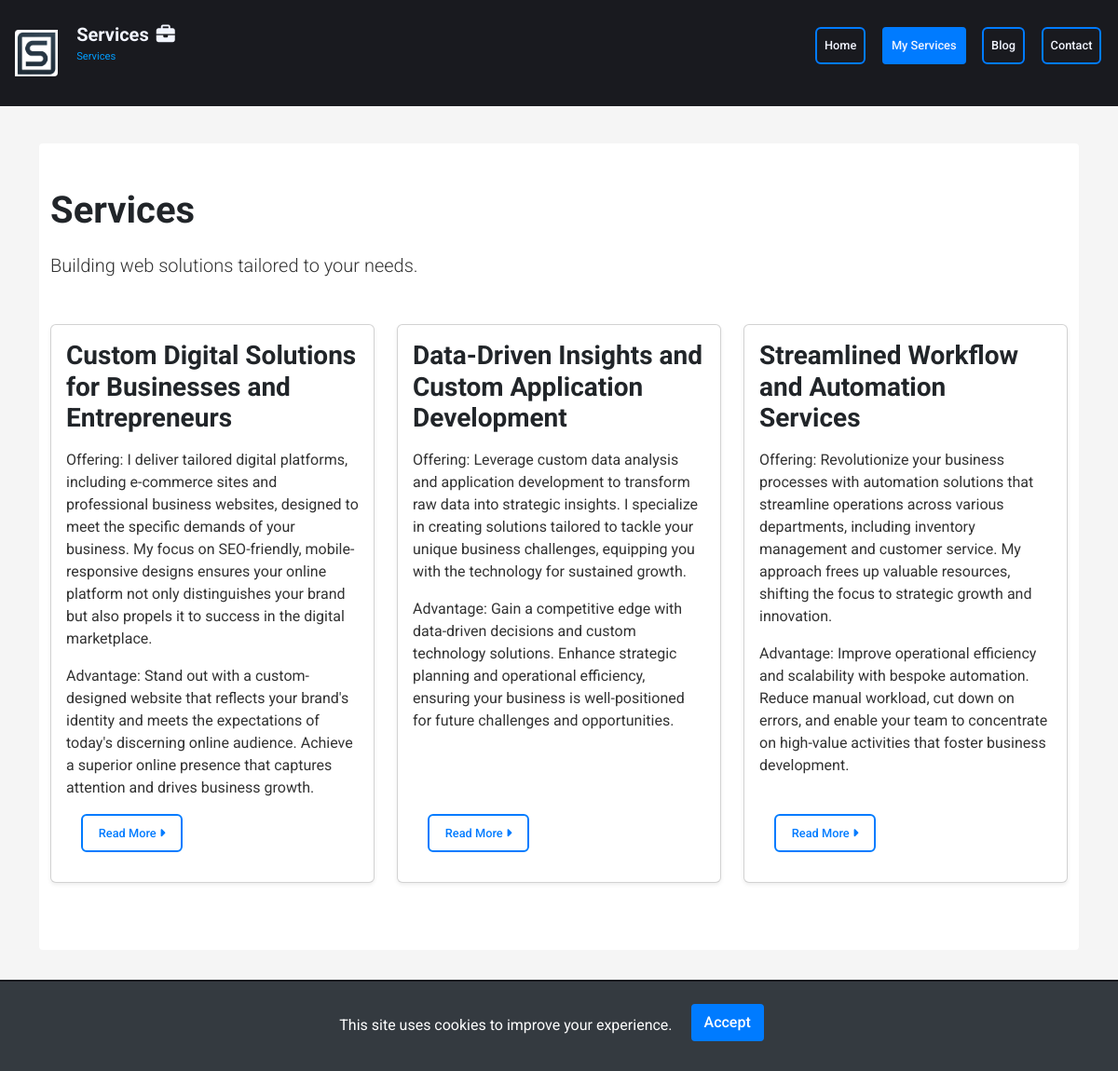
Page /services/ on the committed database.
### services/models.py (models this page shows, shortened)
class Service(models.Model):
    title = models.CharField(max_length=200, unique=True)
    short_description = models.TextField(default='No short description provided.')
    description = models.TextField()
    home_description = models.TextField(
        default='Brief overview for home page.',
        help_text='A concise description for the home page.'
    )
    link = models.URLField(max_length=200, blank=True, null=True)
    class Meta:
        verbose_name = "Service"
        verbose_name_plural = "Services"
        ordering = ['title']

### services/views.py (the view)
# urls.py: path('', services_view, name='services'),
def services_view(request):
    services_list = Service.objects.all()
    paginator = Paginator(services_list, 10)
    page_number = request.GET.get('page')
    services = paginator.get_page(page_number)
    return render(request, 'services/services.html', {'services': services})

### services/templates/services/services.html (shortened to what this page needs)
{% extends 'base.html' %}
{% block content %}
<section class="services-section py-5 bg-light">
    <div class="container">
        <header class="section-header mb-5">
            <h1 class="section-title">Services</h1>
            <p class="lead">Building web solutions tailored to your needs.</p>
        </header>
        <div class="row">
            {% for service in services %}
                <div class="col-md-4 d-flex align-items-stretch">
                    <article class="card mb-4 shadow-sm">
                        <div class="card-body d-flex flex-column">
                            <h3 class="service-title card-title mb-3">{{ service.title }}</h3>
                            <div class="service-short-description card-text">
                                {{ service.short_description|linebreaks }}
                            </div>
                            <a href="{% url 'services:service_detail' service.pk %}" class="btn btn-outline-primary mt-auto align-self-start">
                                Read More <span class="sr-only">about {{ service.title }}</span>
                                <i class="fa-solid fa-caret-right" aria-hidden="true"></i>
                            </a>
                        </div>
                    </article>
                </div>
            {% empty %}
                <div class="col-12">
                    <p class="text-center">I'm currently updating my services to bring you the latest and greatest. Check back soon!</p>
                </div>
            {% endfor %}
        </div>
    </div>
</section>
{% endblock %}

### templates/base.html (shortened to what this page needs)
<!DOCTYPE html>
{% load static %}
<html lang="en">
<head>
    <link href="https://cdnjs.cloudflare.com/ajax/libs/font-awesome/6.1.1/css/all.min.css" rel="stylesheet">
    <link rel="stylesheet" href="{% static 'css/bootstrap/bootstrap.css' %}">
    <link rel="stylesheet" href="{% static 'css/base.css' %}">
    <link rel="stylesheet" href="{% static 'css/components.css' %}">
    <link rel="stylesheet" href="{% static 'css/navigation.css' %}">
    <link rel="stylesheet" href="{% static 'css/layout.css' %}">
</head>
<body>
    <div id="cookieConsentBanner">
        This site uses cookies to improve your experience.
        <button class="btn btn-outline-primary mt-2 align-self-start" id="acceptCookies">Accept</button>
    </div>
    <div class="d-flex flex-column min-vh-100">
        <header>
            <nav class="navbar navbar-expand-lg navbar-dark bg-dark">
                <div class="container-fluid justify-content-between">
                    <a class="navbar-brand" href="#">
                        <img src="{% static 'img/sandorgyorfi_logo.jpg' %}" alt="Sándor Győrfi Logo" width="30"
                            height="24" class="d-inline-block align-text-top">
                        <div class="title-container">
                            <div class="navbar-title" id="navbar-title"></div>
                            <div class="navbar-subtitle" id="navbar-subtitle"></div>
                        </div>
                    </a>
                    <div class="collapse navbar-collapse" id="navbarNavAltMarkup">
                        <div class="navbar-nav ms-auto">
                            <a class="nav-link btn btn-outline-primary mt-auto align-self-start" href="{% url 'home' %}"
                                data-section="home">Home</a>
                            <a class="nav-link btn btn-outline-primary mt-auto align-self-start"
                                href="{% url 'services:services' %}" data-section="services">My Services</a>
                            <a class="nav-link btn btn-outline-primary mt-auto align-self-start"
                                href="{% url 'blog:blogpost_list' %}" data-section="blog">Blog</a>
                            <a class="nav-link btn btn-outline-primary mt-auto align-self-start"
                                href="{% url 'contact' %}" data-section="appointments">Contact</a>
                        </div>
                    </div>
                </div>
            </nav>
        </header>
        <main class="container mt-4 flex-grow-1">
            {% block content %}
            {% endblock %}
        </main>
        <footer class="footer mt-auto py-1 bg-dark text-white">
            <div class="container">
                <div class="row align-items-center">
                    <div class="col-12 col-md-6 text-center text-md-left mb-3 mb-md-0">
                        <a href="{% url 'home' %}" class="footer-logo-link">
                        </a>
                        <span class="footer-text">&copy; {% now "Y" %} Sandor Gyorfi | All rights reserved.</span>
                    </div>
                    <nav class="social-icons col-12 col-md-6 text-center text-md-right" aria-labelledby="social-media">
                        <a href="https://www.linkedin.com" target="_blank" rel="noopener" class="text-white mx-2"
                            aria-label="LinkedIn">
                        </a>
                        <a href="https://github.com" target="_blank" rel="noopener" class="text-white mx-2"
                            aria-label="GitHub">
                        </a>
                        <a href="https://www.tiktok.com" target="_blank" rel="noopener" class="text-white mx-2"
                            aria-label="TikTok">
                        </a>
                        <a href="https://x.com" target="_blank" rel="noopener" class="text-white mx-2" aria-label="X">
                        </a>
                    </nav>
                </div>
            </div>
        </footer>
    </div>
</body>
</html>

### static/css/base.css (style rules this page uses)
* { margin: 0; padding: 0; box-sizing: border-box; }
body { font-family: 'Roboto', Arial, sans-serif; font-size: 1rem; line-height: 1.6; color: #333; background-color: #f5f5f5; }
h1, h2, h3, h4, h5, h6 { margin-top: 0; margin-bottom: 0.5em; color: #212529; font-weight: 700; }
h1 { font-size: 2.5rem; }
h3 { font-size: 1.75rem; }
p { margin-bottom: 1rem; font-size: 1rem; line-height: 1.5; color: #333; }
a { color: #007bff; text-decoration: none; transition: color 0.3s ease; }
.text-center { text-align: center; }
.mt-2 { margin-top: 0.5rem; }
.mb-3 { margin-bottom: 1rem; }
.mt-4 { margin-top: 1.5rem; }
.mb-4 { margin-bottom: 1.5rem; }
.mb-5 { margin-bottom: 3rem; }

### static/css/components.css (style rules this page uses)
.btn { background-color: #343a40; color: #ffffff; border: 2px solid transparent; padding: 0.55rem 1.05rem; font-size: 0.8rem; border-radius: 0.375rem; transition: all 0.3s ease; cursor: pointer; font-weight: 500; margin: 1rem; }
.btn-outline-primary { color: #007bff; background-color: transparent; border-color: #007bff; }
.card-title { margin-bottom: 0.5rem; }
.card-text { flex-grow: 1; }

### static/css/navigation.css (style rules this page uses)
.navbar { background-color: #191a1f !important; padding: 1rem 0rem; margin-bottom: 1rem; }
.navbar-brand { color: #f2f5ff !important; font-weight: 700; transition: color 0.3s ease; }
.navbar-nav .nav-link { color: #f2f5ff !important; margin-right: 0.1rem; transition: color 0.3s ease; }
.navbar-nav .nav-active, .navbar-nav .nav-link.active { color: #f2f5ff !important; background-color: #007bff !important; border-radius: 0.25rem; }
.navbar-brand img { height: 50px; width: auto; margin-right: 10px; vertical-align: middle; border-top-left-radius: 4px; border-top-right-radius: 0; border-bottom-right-radius: 4px; border-bottom-left-radius: 0rem; }
.navbar-brand { display: flex; align-items: center; white-space: nowrap; color: #f2f5ff !important; }
.title-container { display: flex; flex-direction: column; margin-left: 10px; }
.navbar-title { font-size: 20px; font-weight: 700; display: flex; align-items: center; white-space: nowrap; transition: all 0.3s ease; }
.navbar-subtitle { color: #009dff !important; white-space: normal; max-width: 70%; font-size: 0.7rem; font-weight: lighter; line-height: 1.4; transition: opacity 1.5s ease-in-out; height: auto; overflow: hidden; display: -webkit-box; -webkit-box-orient: vertical; min-height: 40px; display: flex; }
.navbar .container-fluid { padding-right: 1rem; padding-left: 1rem; }
.navbar-nav .nav-link { color: #f2f5ff !important; padding: 0.5rem 1rem; font-weight: 500; transition: color 0.3s ease-in-out, background-color 0.3s ease-in-out; }

### static/css/layout.css (style rules this page uses)
.hero-section, .latest-news-section, .about-section, .services-section, .blog-section, .hero-introduction-section { background-color: #fff !important; padding: 2rem 0; margin-bottom: 2rem; border-radius: 0.25rem; }
.footer { background-color: #191a1f !important; color: #f2f5ff !important; text-align: center; padding: 2rem 0; }
.footer-text { margin: 5px 15px; margin-top: 1rem; font-size: 0.675rem; }
.social-icons a { color: #f2f5ff !important; margin: 0 15px; transition: color 0.3s ease-in-out; }

### templates/base.html (style rules this page uses)
#cookieConsentBanner { position: fixed; bottom: 0; left: 0; width: 100%; background-color: #343a40; color: #ffffff; padding: 1rem; text-align: center; display: none; z-index: 1050; }
#acceptCookies { background-color: #007bff; border-color: #007bff; padding: .375rem .75rem; border-radius: .25rem; color: #fff; font-size: 1rem; line-height: 1.5; }

### rows in the picture
Service: title "Custom Digital Solutions for Businesses and Entrepreneurs", short_description "Offering: I deliver tailored digital platforms, including e-commerce sites and professional business websites, designed to meet the specific demands of your business. My focus on SEO-friendly, mobile-responsive designs ensures your online platform not only distinguishes your brand but also propels it to success in the digital marketplace. Advantage: Stand out with a custom-designed website that reflects your brand's identity and meets the expectations of today's discerning online audience. Achieve a superior online presence that captures attention and drives business growth."
Service: title "Data-Driven Insights and Custom Application Development", short_description "Offering: Leverage custom data analysis and application development to transform raw data into strategic insights. I specialize in creating solutions tailored to tackle your unique business challenges, equipping you with the technology for sustained growth. Advantage: Gain a competitive edge with data-driven decisions and custom technology solutions. Enhance strategic planning and operational efficiency, ensuring your business is well-positioned for future challenges and opportunities."
Service: title "Streamlined Workflow and Automation Services", short_description "Offering: Revolutionize your business processes with automation solutions that streamline operations across various departments, including inventory management and customer service. My approach frees up valuable resources, shifting the focus to strategic growth and innovation. Advantage: Improve operational efficiency and scalability with bespoke automation. Reduce manual workload, cut down on errors, and enable your team to concentrate on high-value activities that foster business development."
